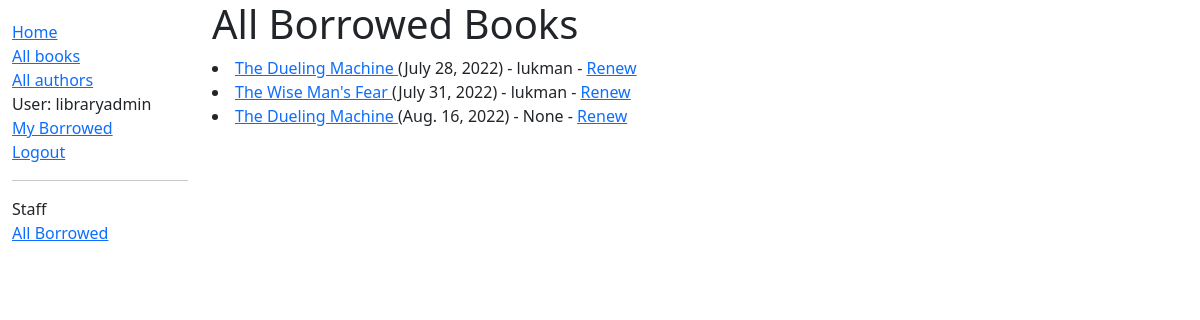
/catalog/all-borrowed-books/ (signed in), run on the app's committed database.
### catalog/models.py (models this page shows, shortened)
class BookInstance(models.Model):
    id = models.UUIDField(primary_key=True, default=uuid.uuid4,
                          help_text='Unique ID for this particular book across whole library')
    book = models.ForeignKey('Book', on_delete = models.RESTRICT, null = True)
    imprint = models.CharField(max_length=200)
    due_back = models.DateField(null=True, blank=True)
    borrower = models.ForeignKey(User, on_delete=models.SET_NULL, null=True, blank=True)
    LOAN_STATUS = (
        ('m', 'Maintenance'),
        ('o', 'On Loan'),
        ('a', 'Available'),
        ('r', 'Reserved'),
    )
    status = models.CharField(
        max_length=1,
        choices=LOAN_STATUS,
        blank=True,
        default='m',
        help_text='Book Availability',
    )
    class Meta:
        ordering = ['due_back']
        permissions = (("can_mark_returned", "Set book as returned"),)
    def is_overdue(self):
        return bool(self.due_back and date.today() > self.due_back)

class Book(models.Model):
    title = models.CharField(max_length=200)
    author = models.ForeignKey('Author', on_delete=models.SET_NULL, null=True)
    summary = models.TextField(max_length=1000, help_text="Enter a brief description of the book")
    isbn = models.CharField('ISBN', max_length=13, unique=True,
                            help_text='13 Character <a href = "https://www.isbn-international.org/content/what-isbn" target="_blank">ISBN Number</a>')
    language = models.ForeignKey('Language', on_delete = models.SET_NULL, null=True)
    genre = models.ManyToManyField(Genre, help_text="Select a genre for this book")
    def display_genre(self):
        """ Create a string for the Genre. This is required to display genre in Admin."""
        return ', '.join(genre.name for genre in self.genre.all()[:3])
    display_genre.short_description = 'Genre'

### catalog/views.py (the view)
# urls.py: path('all-borrowed-books/', views.LoanedBooksView.as_view(), name='all-borrowed'),
class LoanedBooksView(PermissionRequiredMixin, ListView):
    model = BookInstance
    queryset = BookInstance.objects.filter(status__exact = "o")
    context_object_name = 'all_borrowed_list'
    template_name = 'catalog/all_borrowed.html'
    permission_required = 'catalog.can_mark_returned'

### catalog/templates/catalog/all_borrowed.html
{% extends "base_generic.html" %}
{% block content %}
    <h1>All Borrowed Books</h1>
    {% for borrowed_book in all_borrowed_list %}
        <li>
            <a href="{% url 'book-detail' borrowed_book.book.pk %}">
                {{ borrowed_book.book.title }}
            </a> <span class="{% if borrowed_book.is_overdue %}text-danger{% endif %}">({{ borrowed_book.due_back}}) - {{borrowed_book.borrower}}</span>
            {% if perms.catalog.can_mark_returned %}- <a href="{% url 'renew-book-librarian' borrowed_book.id %}">Renew</a>  {% endif %}
        </li>
    {% endfor %}
{% endblock %}

### catalog/templates/base_generic.html (shortened to what this page needs)
<!DOCTYPE html>
<html lang="en">
<head>
  <link href="https://cdn.jsdelivr.net/npm/bootstrap@5.1.3/dist/css/bootstrap.min.css" rel="stylesheet">
  {% load static %}
  <link rel="stylesheet" href="{% static 'css/styles.css' %}">
</head>
<body>
  <div class="container-fluid">
    <div class="row">
      <div class="col-sm-2">
      {% block sidebar %}
        <ul class="sidebar-nav">
          <li><a href="{% url 'index' %}">Home</a></li>
          <li><a href="{% url 'books' %}">All books</a></li>
          <li><a href="{% url 'authors' %}">All authors</a></li>
        {% if user.is_authenticated %}
          <li>User: {{ user.get_username }}</li>
          <li><a href="{% url 'my-borrowed' %}">My Borrowed</a></li>
          <li><a href="{% url 'logout' %}?next={{request.path}}">Logout</a></li>
        {% else %}
          <li><a href="{% url 'login' %}?next={{request.path}}">Login</a></li>
        {% endif %}
        <hr>
        {% if perms.catalog.can_mark_returned %}
          <li>Staff</li>
          <li><a href="{% url 'all-borrowed' %}">All Borrowed</a></li>
        {%endif%}
        </ul>
     {% endblock %}
      </div>
      <div class="col-sm-10 ">{% block content %}{% endblock %}
      </div>
    </div>
  </div>
</body>
</html>

### catalog/static/css/styles.css (style rules this page uses)
.sidebar-nav { margin-top: 20px; padding: 0; list-style: none; }

### data on the page
BookInstance: book "The Dueling Machine", due_back "July 28, 2022", borrower "lukman"
BookInstance: book "The Wise Man's Fear", due_back "July 31, 2022", borrower "lukman"
BookInstance: book "The Dueling Machine", due_back "Aug. 16, 2022", borrower "None"

### other printed values
{{ user.get_username }} "libraryadmin"
